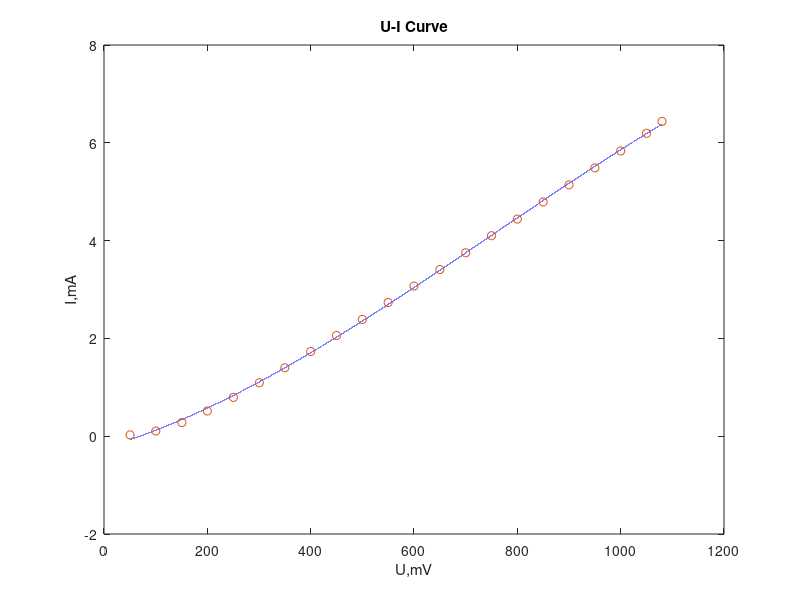

This chart was generated by the following MATLAB code:
%% 1st Laboratory
%% Processing measurement data

%%
% Name: Zijian Xie

%%
% This is the experiment data I've got from Resonance Amplifier

% Ub is the voltage of Base of BJT
Ub = [50.4 100.3 150.7 200 250.5 300.7 350 400 450 500 550 600 650 700 750 800 850 900 950 1000 1050 1080];
% Ic is the current flow through Collector of BJT
Ic = [0.027 0.106 0.279 0.515 0.794 1.093 1.4 1.732 2.06 2.388 2.735 3.07 3.408 3.751 4.1 4.44 4.79 5.14 5.488 5.834 6.195 6.437];
C = polyfit(Ub,Ic,3);
U = 50:0.01:1080;
I = polyval(C,U);
plot(U,I,Ub,Ic,'o');
xlabel('U,mV');
ylabel('I,mA');
title('U-I Curve');
%% Conclusion:
% I've learned how to sample the data and create the graph.
%%
% Useful functions:
%%
% polyfit()-get coefficients of polynomial approximation according to sample values and function order.
%%
% polyval()-get output value by calculating the Input value with coefficient C and polynomial.